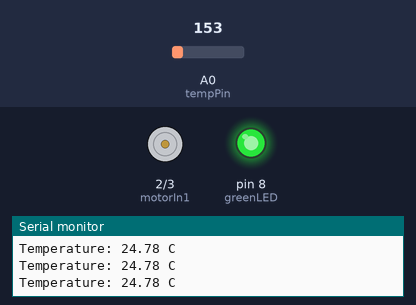
Simulated run of this sketch. Board: Arduino Uno, built with avr-gcc and run on an emulated ATmega328P. On the bench: motor-driver pin pairs drawn as motors (green arrow = first pin HIGH = forward, orange = second pin HIGH = backward, longer = more drive, scaled by the enable pin), output pins drawn as LEDs (lit = HIGH), the last lines printed to the serial monitor. The inputs (shaded band) are chosen by the test bench; at power-on: A0 (tempPin) = 153.

Above: at 1.3 s.
1.4 s: A0 (tempPin) set to 154
At 2.1 s:
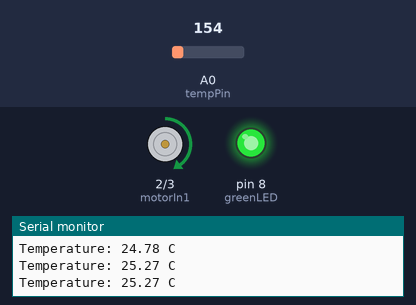
3.0 s: A0 (tempPin) set to 165
At 3.3 s:
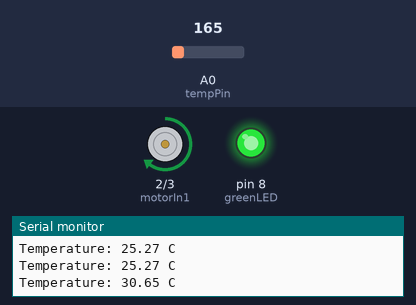
4.5 s: A0 (tempPin) set to 175
At 5.7 s:
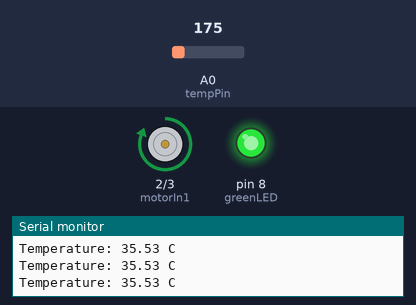
6.0 s: A0 (tempPin) set to 133
At 7.0 s:
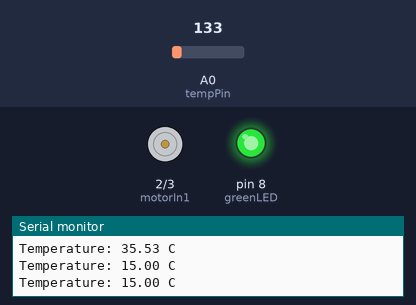
7.5 s: A0 (tempPin) set to 191
At 8.2 s:
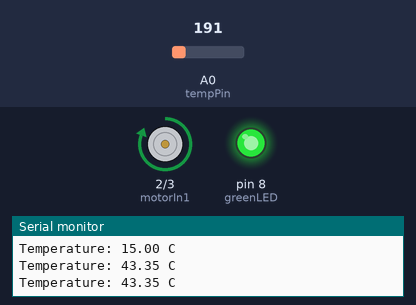
9.0 s: A0 (tempPin) set to 114
At 9.4 s:
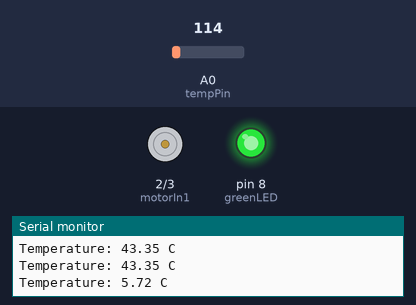
Timing chart, 0 to 11.5 s (numbered marks = the images above; inputs shaded):
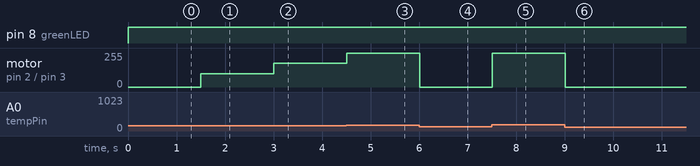

The sketch:

smart_fan.ino
```cpp
const int tempPin = A0;

const int motorEnable = 9;

const int motorIn1 = 2;

const int motorIn2 = 3;

const int greenLED = 8;

void setup()

{

  Serial.begin(9600);

  pinMode(motorEnable, OUTPUT);

  pinMode(motorIn1, OUTPUT);

  pinMode(motorIn2, OUTPUT);

  pinMode(greenLED, OUTPUT);

}

void loop()

{

  int sensorValue = analogRead(tempPin);

  float voltage = sensorValue * (5.0 / 1023.0);

  float celsius = (voltage - 0.5) * 100.0;

  Serial.print("Temperature: ");

  Serial.print(celsius);

  Serial.println(" C");

  digitalWrite(greenLED, HIGH);

  if (celsius < 25)

  {

    analogWrite(motorEnable, 0);

  }

  else if (celsius >= 25 && celsius <= 35)

  {

    int speed = map((int)celsius, 25, 35, 100, 255);

    digitalWrite(motorIn1, HIGH);

    digitalWrite(motorIn2, LOW);

    analogWrite(motorEnable, speed);

  }

  else

  {

    digitalWrite(motorIn1, HIGH);

    digitalWrite(motorIn2, LOW);

    analogWrite(motorEnable, 255);

  }

  delay(500);

}
```

Measured:
- the behaviour switches between 153 and 154 on A0 (tempPin) (found by bisection; images 0 and 1)
- after the input at 1.4 s, motor on pin 2 (motorIn1) / pin 3 (motorIn2): stopped → forward 100/255 after 0.10 s
- after the input at 3.0 s, motor on pin 2 (motorIn1) / pin 3 (motorIn2): forward 100/255 → forward 177/255 at once
- after the input at 4.5 s, motor on pin 2 (motorIn1) / pin 3 (motorIn2): forward 177/255 → forward 255/255 at once
- after the input at 6.0 s, motor on pin 2 (motorIn1) / pin 3 (motorIn2): forward 255/255 → stopped at once
- after the input at 7.5 s, motor on pin 2 (motorIn1) / pin 3 (motorIn2): stopped → forward 255/255 at once
- after the input at 9.0 s, motor on pin 2 (motorIn1) / pin 3 (motorIn2): forward 255/255 → stopped at once
